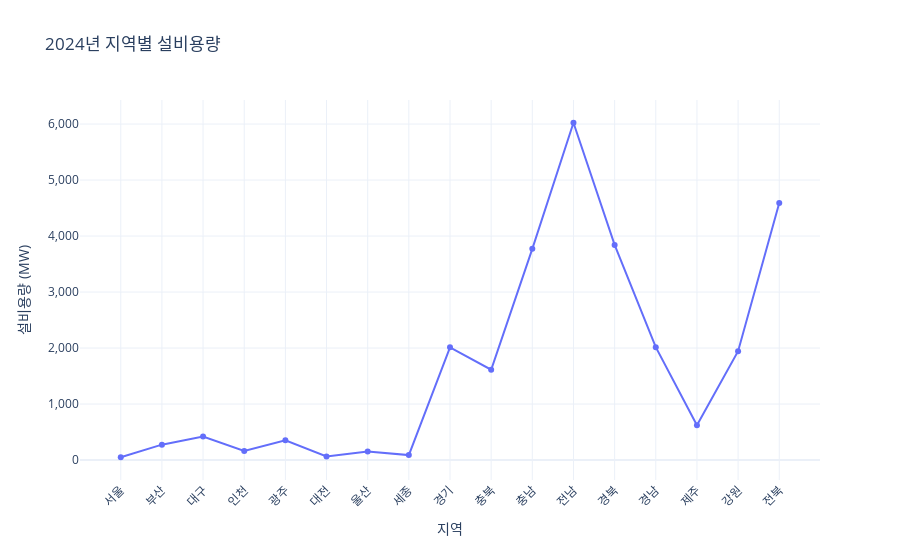

Write notebook code for a chart like this one.
### Code cell
import pandas as pd
import plotly.graph_objects as go

# 엑셀 로드
df = pd.read_excel("dataset/지역별_연도별_설비용량.xlsx")

# x=지역(열 이름), y=2024행(첫 행 가정) — 필요 시 df[df['연도']==2024]로 바꿔도 됨
regions = df.columns[1:18]
y = pd.to_numeric(df.iloc[0, 1:18], errors="coerce")

fig = go.Figure()
fig.add_trace(go.Scatter(
    x=regions,
    y=y,
    mode="lines+markers",
    name="2024",
    hovertemplate="<b>%{x}</b><br>설비용량: %{y:,.0f} MW<extra></extra>"
))

fig.update_layout(
    title="2024년 지역별 설비용량",
    xaxis_title="지역",
    yaxis_title="설비용량 (MW)",
    template="plotly_white"
)
fig.update_xaxes(tickangle=-45)
fig.update_yaxes(tickformat=",.0f")

fig.show()

# 파일로 저장하고 싶으면:
# fig.write_html("capacity_2024_line.html", include_plotlyjs="cdn")

### Figure 1 — Plotly figure (JSON) as saved in the notebook; plotly's stock layout.template omitted (floating-point values rounded to 4 significant figures)
{"data": [{"hovertemplate": "<b>%{x}</b><br>설비용량: %{y:,.0f} MW<extra></extra>", "mode": "lines+markers", "name": "2024", "type": "scatter", "x": ["서울", "부산", "대구", "인천", "광주", "대전", "울산", "세종", "경기", "충북", "충남", "전남", "경북", "경남", "제주", "강원", "전북"], "y": [50, 275, 420, 163, 353, 65, 152, 88, 2012, 1613, 3772, 6023, 3842, 2016, 621, 1943, 4590]}], "layout": {"title": {"text": "2024년 지역별 설비용량"}, "xaxis": {"tickangle": -45, "title": {"text": "지역"}}, "yaxis": {"tickformat": ",.0f", "title": {"text": "설비용량 (MW)"}}}}
